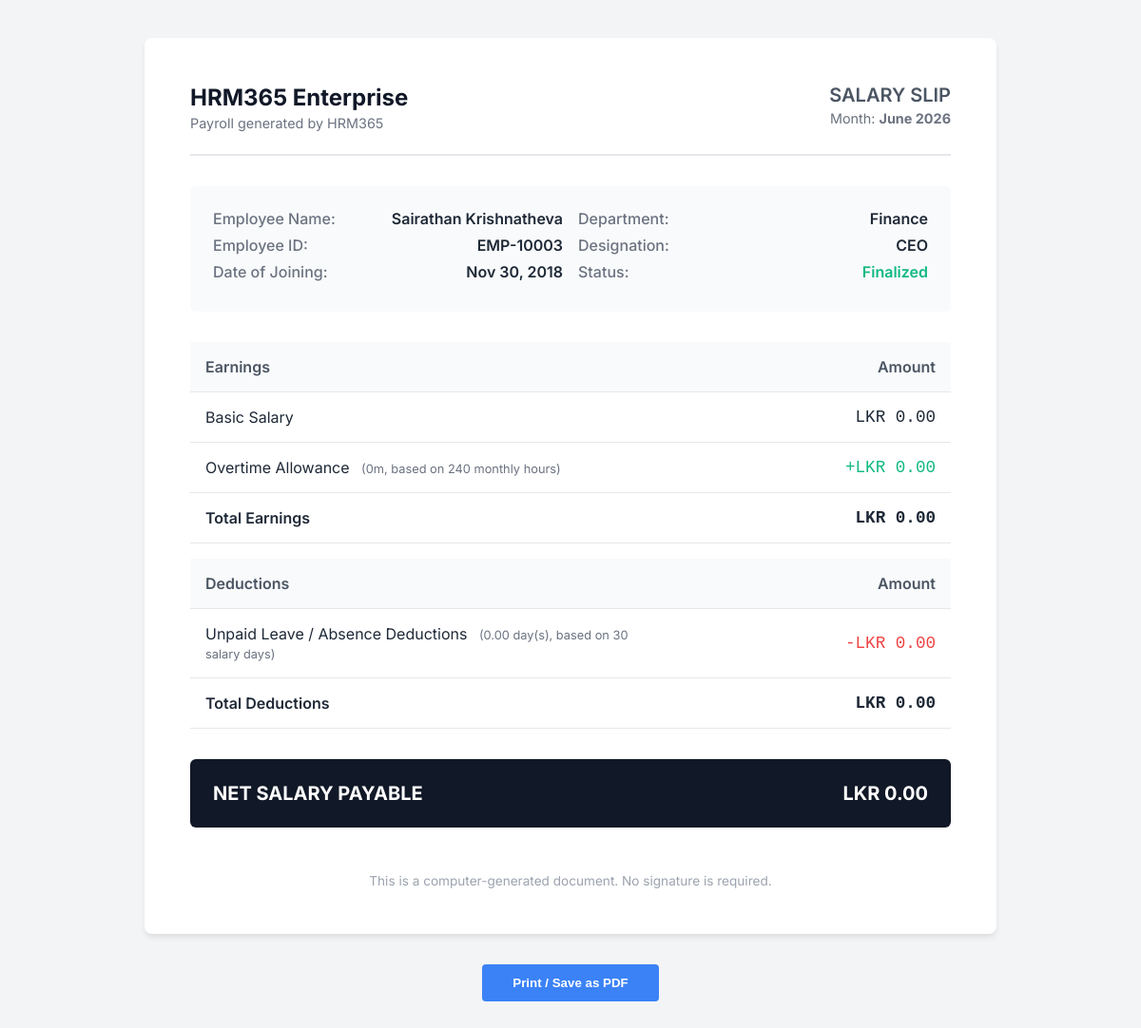
The page /HRM365/modules/payroll/payslip.php?id=1 (signed in) on the database its author committed.
### tables this page shows
CREATE TABLE `payroll_records` (
  `id` int(11) NOT NULL,
  `employee_id` int(11) NOT NULL,
  `payroll_month` varchar(10) NOT NULL,
  `base_salary` decimal(10,2) DEFAULT 0.00,
  `overtime_hours` decimal(8,2) DEFAULT 0.00,
  `overtime_amount` decimal(10,2) DEFAULT 0.00,
  `deductions` decimal(10,2) DEFAULT 0.00,
  `unpaid_days` decimal(8,2) DEFAULT 0.00,
  `advance_amount` decimal(10,2) DEFAULT 0.00,
  `epf_employee_amount` decimal(10,2) DEFAULT 0.00,
  `epf_employer_amount` decimal(10,2) DEFAULT 0.00,
  `etf_employer_amount` decimal(10,2) DEFAULT 0.00,
  `net_salary` decimal(10,2) DEFAULT 0.00,
  `status` enum('Draft','Finalized','Paid') DEFAULT 'Draft',
  `created_at` timestamp NOT NULL DEFAULT current_timestamp(),
  `updated_at` timestamp NOT NULL DEFAULT current_timestamp() ON UPDATE current_timestamp()
);

CREATE TABLE `employees` (
  `id` int(11) NOT NULL,
  `employee_code` varchar(20) NOT NULL,
  `first_name` varchar(50) NOT NULL,
  `last_name` varchar(50) NOT NULL,
  `email` varchar(100) NOT NULL,
  `phone` varchar(20) DEFAULT NULL,
  `nic_number` varchar(30) DEFAULT NULL,
  `department` varchar(50) DEFAULT NULL,
  `designation` varchar(50) DEFAULT NULL,
  `status` enum('Active','On Leave','Resigned','Terminated') DEFAULT 'Active',
  `resignation_termination_date` date DEFAULT NULL,
  `biometric_user_id` varchar(50) DEFAULT NULL,
  `hire_date` date DEFAULT NULL,
  `created_at` timestamp NOT NULL DEFAULT current_timestamp(),
  `updated_at` timestamp NOT NULL DEFAULT current_timestamp() ON UPDATE current_timestamp(),
  `date_of_birth` date DEFAULT NULL,
  `gender` enum('Male','Female','Other') DEFAULT NULL,
  `address` text DEFAULT NULL,
  `branch_id` int(11) DEFAULT NULL,
  `employment_type` enum('Full-time','Part-time','Contract') DEFAULT NULL,
  `base_salary` decimal(10,2) DEFAULT NULL,
  `profile_photo` varchar(255) DEFAULT NULL,
  `shift_id` int(11) DEFAULT NULL,
  `attendance_policy_id` int(11) DEFAULT NULL
);

### HRM365/includes/attendance_math.php (called while the page is built, shortened)
<?php
function format_hours_minutes(float $hours): string
{
    $totalMinutes = (int) round($hours * 60);
    if ($totalMinutes <= 0) {
        return '0m';
    }
    $minutes = $totalMinutes % 60;
    return $minutes . 'm';
}

### HRM365/modules/payroll/payslip.php (the view, shortened to what this page needs)
<?php
require_once '../../includes/auth.php';
require_once '../../includes/attendance_math.php';
$id = isset($_GET['id']) ? intval($_GET['id']) : 0;
$stmt = $pdo->prepare("
    SELECT p.*, e.first_name, e.last_name, e.employee_code, e.department, e.designation, e.hire_date
    FROM payroll_records p
    JOIN employees e ON p.employee_id = e.id
    WHERE p.id = ?
");
$stmt->execute([$id]);
$payroll = $stmt->fetch();
$settingsStmt = $pdo->query("SELECT setting_key, setting_value FROM system_settings WHERE setting_key IN ('currency', 'company_name')");
$settings = [];
foreach ($settingsStmt->fetchAll() as $setting) {
    $settings[$setting['setting_key']] = $setting['setting_value'];
}
$currency = $settings['currency'] ?? 'LKR';
$companyName = $settings['company_name'] ?? 'HRM365 Enterprise';
$total_overtime_hours = floatval($payroll['overtime_hours'] ?? 0);
$unpaid_days = floatval($payroll['unpaid_days'] ?? 0);
?>
<!DOCTYPE html>
<html lang="en">
<head>
</head>
<body>
    <div class="payslip-container">
        <div class="header">
            <div>
                <div class="company-name"><?php echo htmlspecialchars($companyName); ?></div>
                <div style="color: #6b7280; font-size: 0.9rem; margin-top: 0.25rem;">Payroll generated by HRM365</div>
            </div>
            <div>
                <div class="payslip-title">SALARY SLIP</div>
                <div style="color: #6b7280; font-size: 0.9rem; margin-top: 0.25rem; text-align: right;">Month: <strong><?php echo date('F Y', strtotime($payroll['payroll_month'] . '-01')); ?></strong></div>
            </div>
        </div>
        <div class="emp-details">
            <div>
                <div class="detail-row"><span class="label">Employee Name:</span> <span class="value"><?php echo htmlspecialchars($payroll['first_name'] . ' ' . $payroll['last_name']); ?></span></div>
                <div class="detail-row"><span class="label">Employee ID:</span> <span class="value"><?php echo htmlspecialchars($payroll['employee_code']); ?></span></div>
                <div class="detail-row"><span class="label">Date of Joining:</span> <span class="value"><?php echo date('M d, Y', strtotime($payroll['hire_date'])); ?></span></div>
            </div>
            <div>
                <div class="detail-row"><span class="label">Department:</span> <span class="value"><?php echo htmlspecialchars($payroll['department']); ?></span></div>
                <div class="detail-row"><span class="label">Designation:</span> <span class="value"><?php echo htmlspecialchars($payroll['designation']); ?></span></div>
                <div class="detail-row"><span class="label">Status:</span> <span class="value" style="color: #10b981;"><?php echo $payroll['status']; ?></span></div>
            </div>
        </div>
        <table class="salary-table">
            <thead>
                <tr>
                    <th style="width: 60%;">Earnings</th>
                    <th style="width: 40%; text-align: right;">Amount</th>
                </tr>
            </thead>
            <tbody>
                <tr>
                    <td>Basic Salary</td>
                    <td class="amount"><?php echo htmlspecialchars($currency); ?> <?php echo number_format($payroll['base_salary'], 2); ?></td>
                </tr>
                <tr>
                    <td>Overtime Allowance <span style="font-size: 0.8rem; color: #6b7280; margin-left: 0.5rem;">(<?php echo htmlspecialchars(format_hours_minutes($total_overtime_hours)); ?>, based on 240 monthly hours)</span></td>
                    <td class="amount" style="color: #10b981;">+<?php echo htmlspecialchars($currency); ?> <?php echo number_format($payroll['overtime_amount'], 2); ?></td>
                </tr>
                <tr>
                    <td style="font-weight: 600;">Total Earnings</td>
                    <td class="amount" style="font-weight: 600;"><?php echo htmlspecialchars($currency); ?> <?php echo number_format($payroll['base_salary'] + $payroll['overtime_amount'], 2); ?></td>
                </tr>
            </tbody>
        </table>
        <table class="salary-table" style="margin-top: -1rem;">
            <thead>
                <tr>
                    <th style="width: 60%;">Deductions</th>
                    <th style="width: 40%; text-align: right;">Amount</th>
                </tr>
            </thead>
            <tbody>
                <tr>
                    <td>Unpaid Leave / Absence Deductions <span style="font-size: 0.8rem; color: #6b7280; margin-left: 0.5rem;">(<?php echo number_format($unpaid_days, 2); ?> day(s), based on 30 salary days)</span></td>
                    <td class="amount" style="color: #ef4444;">-<?php echo htmlspecialchars($currency); ?> <?php echo number_format($payroll['deductions'], 2); ?></td>
                </tr>
                <tr>
                    <td style="font-weight: 600;">Total Deductions</td>
                    <td class="amount" style="font-weight: 600;"><?php echo htmlspecialchars($currency); ?> <?php echo number_format($payroll['deductions'], 2); ?></td>
                </tr>
            </tbody>
        </table>
        <div class="net-pay">
            <div>NET SALARY PAYABLE</div>
            <div><?php echo htmlspecialchars($currency); ?> <?php echo number_format($payroll['net_salary'], 2); ?></div>
        </div>
        <div style="margin-top: 3rem; text-align: center; color: #9ca3af; font-size: 0.85rem;">
            This is a computer-generated document. No signature is required.
        </div>
    </div>
    <button onclick="window.print()" class="print-btn">Print / Save as PDF</button>
</body>
</html>

### HRM365/modules/payroll/payslip.php (style rules this page uses)
body { font-family: 'Inter', sans-serif; background: #f3f4f6; padding: 2rem; color: #1f2937; }
.payslip-container { max-width: 800px; margin: 0 auto; background: white; padding: 3rem; border-radius: 8px; box-shadow: 0 4px 6px -1px rgba(0,0,0,0.1); }
.header { display: flex; justify-content: space-between; border-bottom: 2px solid #e5e7eb; padding-bottom: 1.5rem; margin-bottom: 2rem; }
.company-name { font-size: 1.5rem; font-weight: 700; color: #111827; }
.payslip-title { font-size: 1.25rem; font-weight: 600; color: #4b5563; text-align: right; }
.emp-details { display: grid; grid-template-columns: 1fr 1fr; gap: 1rem; margin-bottom: 2rem; background: #f9fafb; padding: 1.5rem; border-radius: 6px; }
.detail-row { display: flex; justify-content: space-between; margin-bottom: 0.5rem; }
.label { font-weight: 500; color: #6b7280; }
.value { font-weight: 600; }
.salary-table { width: 100%; border-collapse: collapse; margin-bottom: 2rem; }
.salary-table th, .salary-table td { padding: 1rem; border-bottom: 1px solid #e5e7eb; text-align: left; }
.salary-table th { background: #f9fafb; font-weight: 600; color: #4b5563; }
.salary-table td.amount { text-align: right; font-family: monospace; font-size: 1.1rem; }
.net-pay { display: flex; justify-content: space-between; background: #111827; color: white; padding: 1.5rem; border-radius: 6px; font-size: 1.25rem; font-weight: 700; }
.print-btn { display: block; margin: 2rem auto 0; padding: 0.75rem 2rem; background: #3b82f6; color: white; border: none; border-radius: 4px; font-weight: 600; cursor: pointer; text-align: center; width: max-content; text-decoration: none; }

### rows shown on the page
payroll_records: payroll_month "June 2026", employee.last_name "Sairathan Krishnatheva", employee.employee_code "EMP-10003", employee.hire_date "Nov 30, 2018", employee.department "Finance", employee.designation "CEO", status "Finalized", base_salary "0.00", overtime_hours "0m", overtime_amount "0.00", $payroll['base_salary'] + $payroll['overtime_amount'] "0.00", unpaid_days "0.00", deductions "0.00", net_salary "0.00"

### other values the page prints
$companyName "HRM365 Enterprise"
$currency "LKR"
